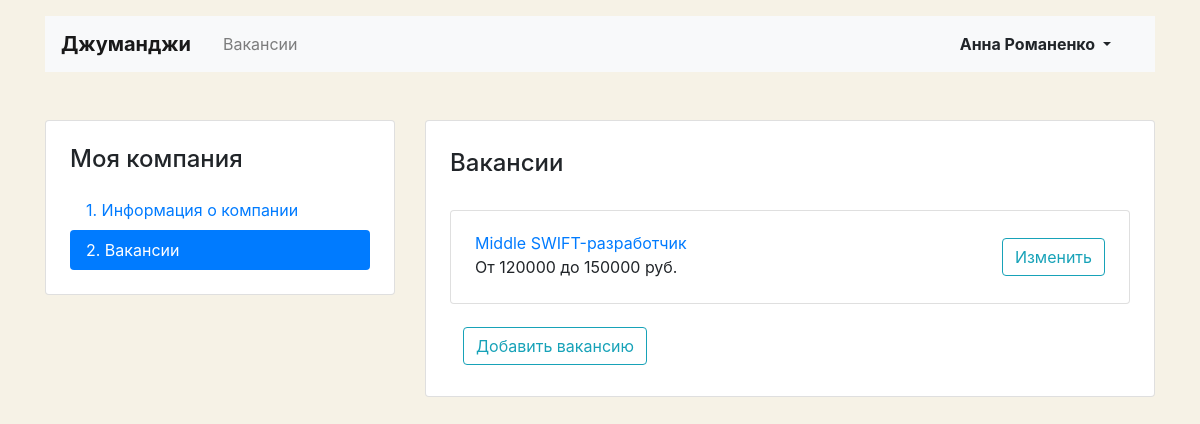
/mycompany/vacancies (signed in), run on an earlier commit of the app's database.
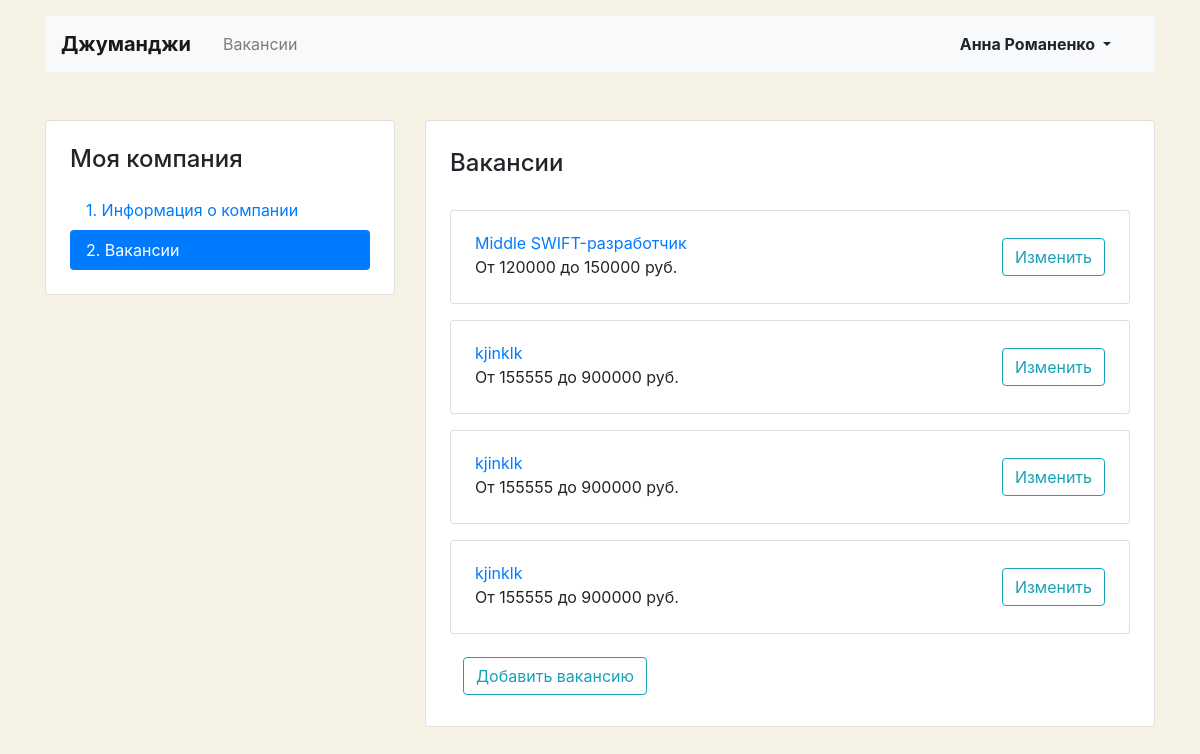
And on a later commit of the database.
### jobs/models.py (models this page shows, shortened)
class Vacancy(models.Model):
    title = models.CharField(max_length=120)
    specialty = models.ForeignKey(Specialty, on_delete=models.CASCADE, related_name="vacancies")
    company = models.ForeignKey(Company, on_delete=models.CASCADE, related_name="vacancies")
    skills = models.TextField()
    description = models.TextField()
    salary_min = models.IntegerField()
    salary_max = models.IntegerField()
    published_at = models.DateField(auto_now_add=True)

### jobs/views.py (the view)
# urls.py: path('mycompany/vacancies', MyCompanyVacanciesView.as_view(), name='my_vacancies'),
class MyCompanyVacanciesView(View):
    def get(self, request):
        head_title = "Мои вакансии | "
        try:
            company = Company.objects.get(owner=request.user.id)
        except Specialty.DoesNotExist:
            return redirect('lets_start')
        vacancies = Vacancy.objects.filter(company_id=company.id).values('id', 'title', 'salary_min', 'salary_max')
        context = {
            "head_title": head_title,
            "vacancies": vacancies,
        }
        return render(request, 'vacancy-list.html', context=context)

### templates/vacancy-list.html
{% extends 'base.html' %}
{% block container %}
  <main class="container mt-3 pb-5">
    <div class="row mt-5">
      <div class="col-12 col-lg-4">
        <aside class="pt-3 pb-4 px-4 mb-5 card">
          <h1 class="h4 pt-2 pb-2">Моя компания</h1>
          <div class="nav flex-column nav-pills" id="v-pills-tab" role="tablist" aria-orientation="vertical">
            <a class="nav-link" href="{% url 'my_company' %}">1. Информация о&nbsp;компании</a>
            <a class="nav-link active" href="{% url 'my_vacancies' %}">2. Вакансии</a>
          </div>
        </aside>
      </div>
      <div class="col-12 col-lg-8">
        <div class="card">
          <div class="card-body px-4 pb-4">
            <section class="tab-pane fade show active">
              <h2 class="h4 pt-2 pb-3">Вакансии</h2>
              {% for vacancy in vacancies %}
              <div class="card mt-3">
                <div class="card-body px-4">
                  <div class="row align-items-center">
                    <div class="col-6 col-lg-8">
                      <a href="{% url 'my_vacancy' vacancy.id %}" class="mb-1">{{ vacancy.title }}</a>
                      <p class="mb-1">
                        <span class="mr-4">От {{vacancy.salary_min}} до {{ vacancy.salary_max }} руб.</span>
                      </p>
                    </div>
                    <div class="col-6 col-lg-4 text-right">
                      <a href="{% url 'my_vacancy' vacancy.id %}" class="btn btn-outline-info">Изменить</a>
                    </div>
                  </div>
                </div>
              </div>
              {% empty %}
              <p class="alert alert-info" role="alert">У вас пока нет вакансий, но вы можете создать первую!</p>
              {% endfor %}
              <div class="btn mt-3 ">
                <a href="{% url 'my_vacancy_create' %}" class="btn btn-outline-info">Добавить вакансию</a>
              </div>
            </section>
          </div>
        </div>
      </div>
    </div>
  </main>
{% endblock %}

What changed in the data, as far as the page shows it:
added Vacancy: title "kjinklk", salary_min "155555", salary_max "900000"
added Vacancy: title "kjinklk", salary_min "155555", salary_max "900000"
added Vacancy: title "kjinklk", salary_min "155555", salary_max "900000"
